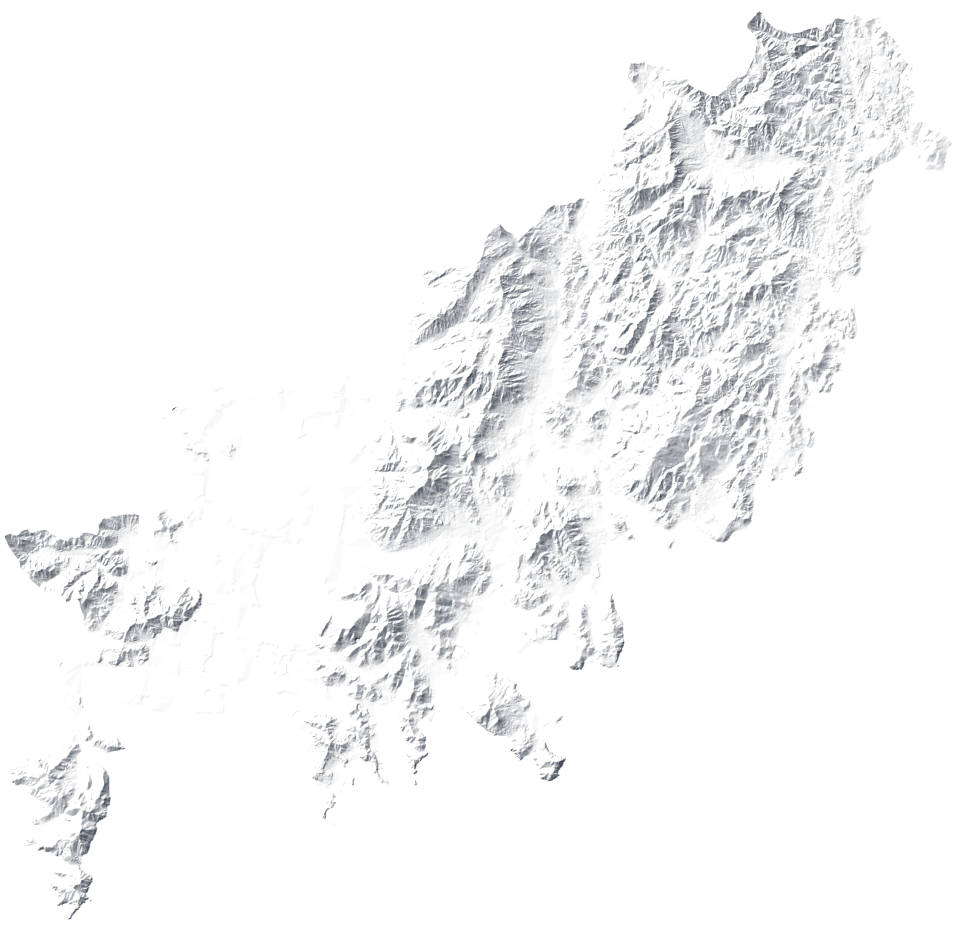
#> input picture data/hillshade.png, 2863 x 2802 px, given in place of hillshade_3857.png, which was not available (shown at 1/3 size)
$ python build_hillshade_png.py
#> lines starting #> are read from the running program, lines starting #| are printed output that depends on the picture; after the words box and inside, x2 and y2 are one past the last pixel; in counts of white or black regions, pixels touching at a corner belong together; pictures that were not available may be replaced by others from this repository, and a replacement may not be noted
"""음영기복도(회색 PNG)를 지도 위에 겹치기 좋은 반투명 이미지로 바꾼다.

입력:  ../data/slope/hillshade_3857.png, hillshade_3857.json  (build_terrain.ps1 결과)
출력:  data/hillshade.png   그림자는 어둡게, 햇빛 받는 면은 살짝 밝게, 평지와 부산 밖은 투명
       data/hillshade.json  이미지가 놓일 위경도 범위

음영기복 값은 평지에서 약 180(= 255 × sin 45°)이다. 이보다 어두우면 그늘진 비탈, 밝으면 햇빛 받는 비탈.
"""
import json, math
from pathlib import Path
import numpy as np
from PIL import Image

HERE = Path(__file__).resolve().parent.parent
SRC = HERE.parent / "data" / "slope"
FLAT = 255 * math.sin(math.radians(45))

img = Image.open(SRC / "hillshade_3857.png")
#> img is the input picture: PIL image 2863x2802 RGBA; mean R, G, B, A 65.9, 73.9, 86, 13.4
arr = np.asarray(img.convert("LA"), dtype=np.float32)
gray, valid = arr[..., 0], arr[..., 1] > 0
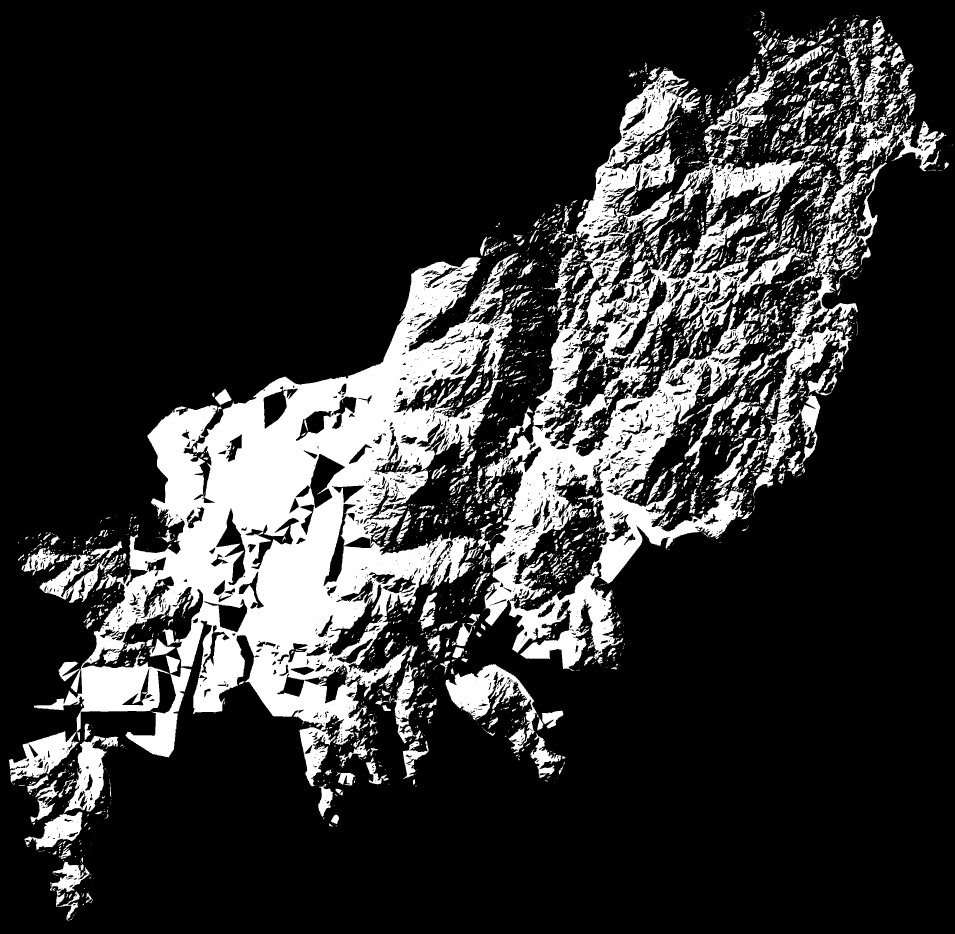
#> gray: shape (2802, 2863) float32 (shown at 1/3 size); values 29 (black) and 255 (white), 19.5% white; 3855 white regions (2592 under 20 px), largest, box (x1, y1, x2, y2) and area: (102, 759, 1555, 2359) 712922, (1448, 632, 2395, 2012) 333236, (1728, 204, 2103, 751) 59964
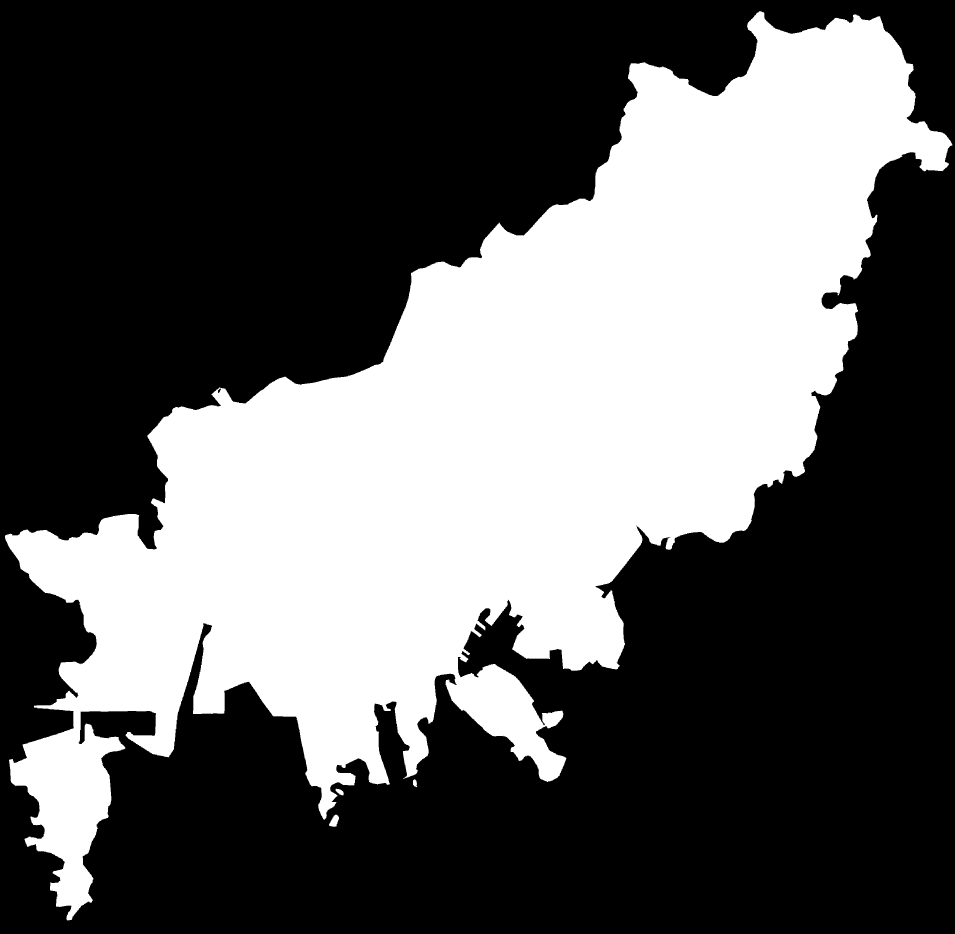
#> valid: shape (2802, 2863) bool (shown at 1/3 size); 36.9% white; 4 white regions, box (x1, y1, x2, y2) and area: (15, 34, 2857, 2761) 2956566, (987, 2444, 1017, 2480) 681, (1007, 2366, 1031, 2386) 291, (1239, 2338, 1252, 2362) 214

shadow = np.clip((FLAT - gray) / FLAT, 0, 1)            # 0~1, 그늘 정도
light = np.clip((gray - FLAT) / (255 - FLAT), 0, 1)     # 0~1, 햇빛 정도
out = np.zeros(gray.shape + (4,), dtype=np.uint8)
# 그늘: 짙은 남색 계열, 햇빛: 흰색. 둘 중 큰 쪽만 칠한다.
is_shadow = shadow >= light
out[..., 0] = np.where(is_shadow, 20, 255)
out[..., 1] = np.where(is_shadow, 30, 255)
out[..., 2] = np.where(is_shadow, 45, 255)
alpha = np.where(is_shadow, shadow ** 0.8 * 0.85, light * 0.45) * 255
out[..., 3] = np.where(valid, alpha, 0).astype(np.uint8)
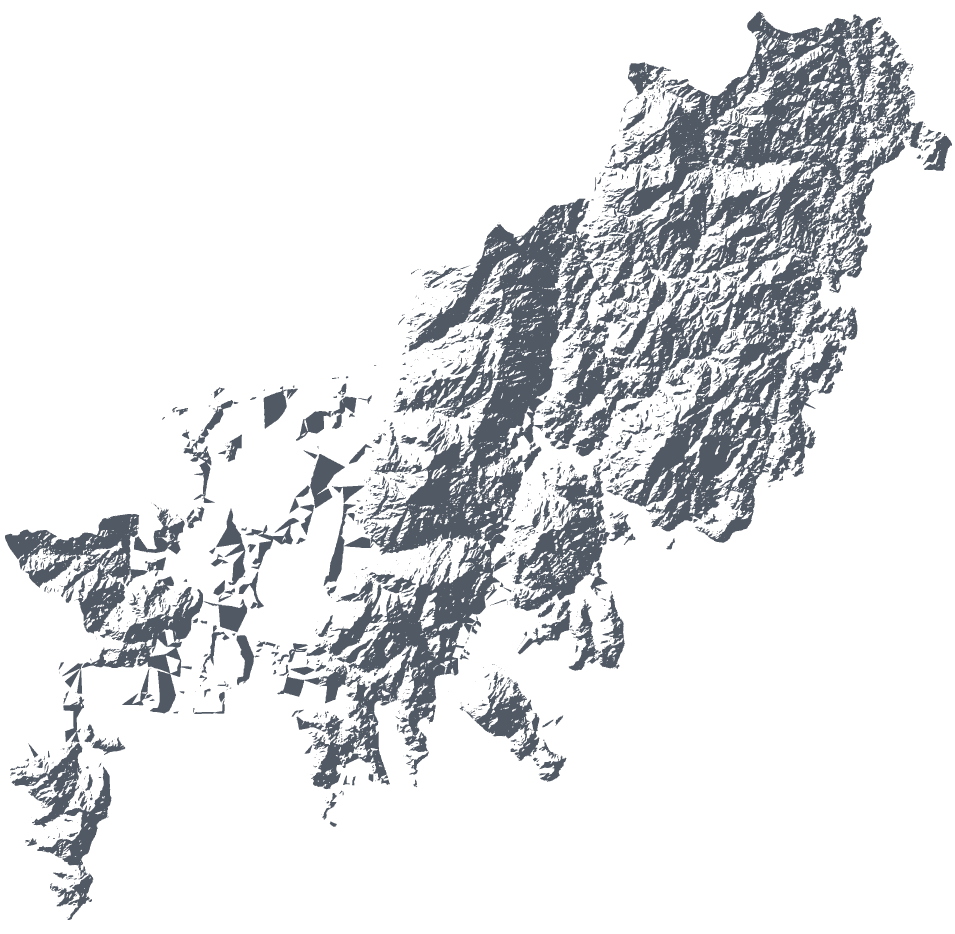
#> out: shape (2802, 2863, 4) (shown at 1/3 size); mean R, G, B, A 65.9, 73.9, 86, 54.9; transparent parts drawn white

dst = HERE / "data" / "hillshade.png"
Image.fromarray(out, "RGBA").save(dst, optimize=True)

# 범위: EPSG:3857 모서리 좌표 → 위경도
#> (the run stopped early here; a loop or call above may not have finished)
